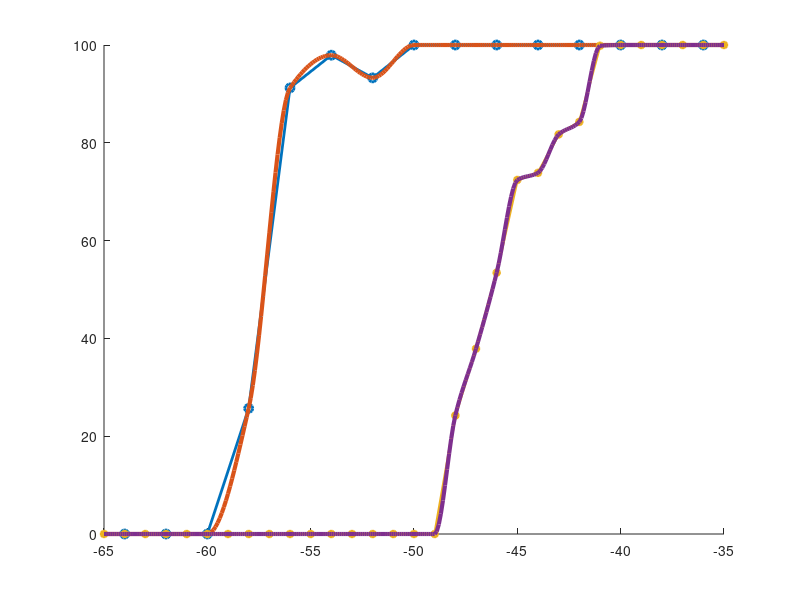

Source code (MATLAB):
load('BER_data.mat');
P = -64:2:-36;
val_ce = zeros(1,length(P));
val = zeros(1,length(P));
BER_pos = -60:2:-28;

for i = 1:length(BER_val)
    val(P == BER_pos(i)) = 1 - BER_val(i);
end

BER_pos_ce = -48:1:-40;
P_1 = -65:1:-35;
val_1 = zeros(1,length(P_1));
for i = 1:length(BER_ce)
    val_1(P_1 == BER_pos_ce(i)) = (1 - BER_ce(i));
    pos_temp = find(P_1 == BER_pos_ce(i));
end
val_1(pos_temp:length(P_1)) = 1;

P_new = -65:0.1:-35;
val_sp = pchip(P,val,P_new);
val_ce_sp = pchip(P_1,val_1,P_new);

figure;hold on;
plot(P,val*100,'Marker','o','LineWidth',2);
plot(P_new,val_sp*100,'LineWidth',3);
plot(P_1,val_1*100,'Marker','*','LineWidth',2);
plot(P_new,val_ce_sp*100,'LineWidth',3);